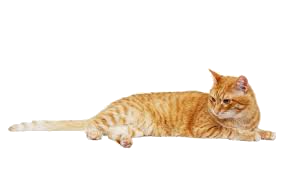
#> input picture ascii_proj/cat1.png, 289 x 174 px
$ python ascii.py
#> lines starting #> are read from the running program, lines starting #| are printed output that depends on the picture
from PIL import Image
import os
import numpy as np
import time

os.chdir(os.path.dirname(os.path.abspath(__file__)))


image_obj = Image.open('cat1.png')
#> image_obj is the input picture: PIL image 289x174 RGBA; mean R, G, B, A 39.1, 31.4, 22.6, 47.4
image_obj.show()

img_rgb = np.array(image_obj.convert('RGB'))
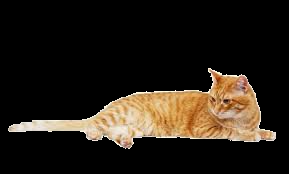
#> img_rgb: shape (174, 289, 3); mean R, G, B 39.1, 31.4, 22.6
img_rgb.shape

$ run again, with ascii_proj/cat2.png copied over ascii_proj/cat1.png
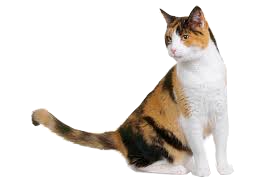
#> input picture ascii_proj/cat2.png, 273 x 185 px
#> image_obj is the input picture: PIL image 273x185 RGBA; mean R, G, B, A 46.4, 41.9, 37.8, 70.5
#> `img_rgb = np.array(image_obj.convert('RGB'))`:
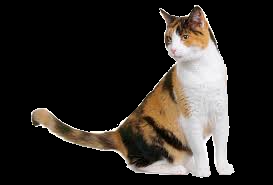
#> img_rgb: shape (185, 273, 3); mean R, G, B 46.4, 41.9, 37.8
